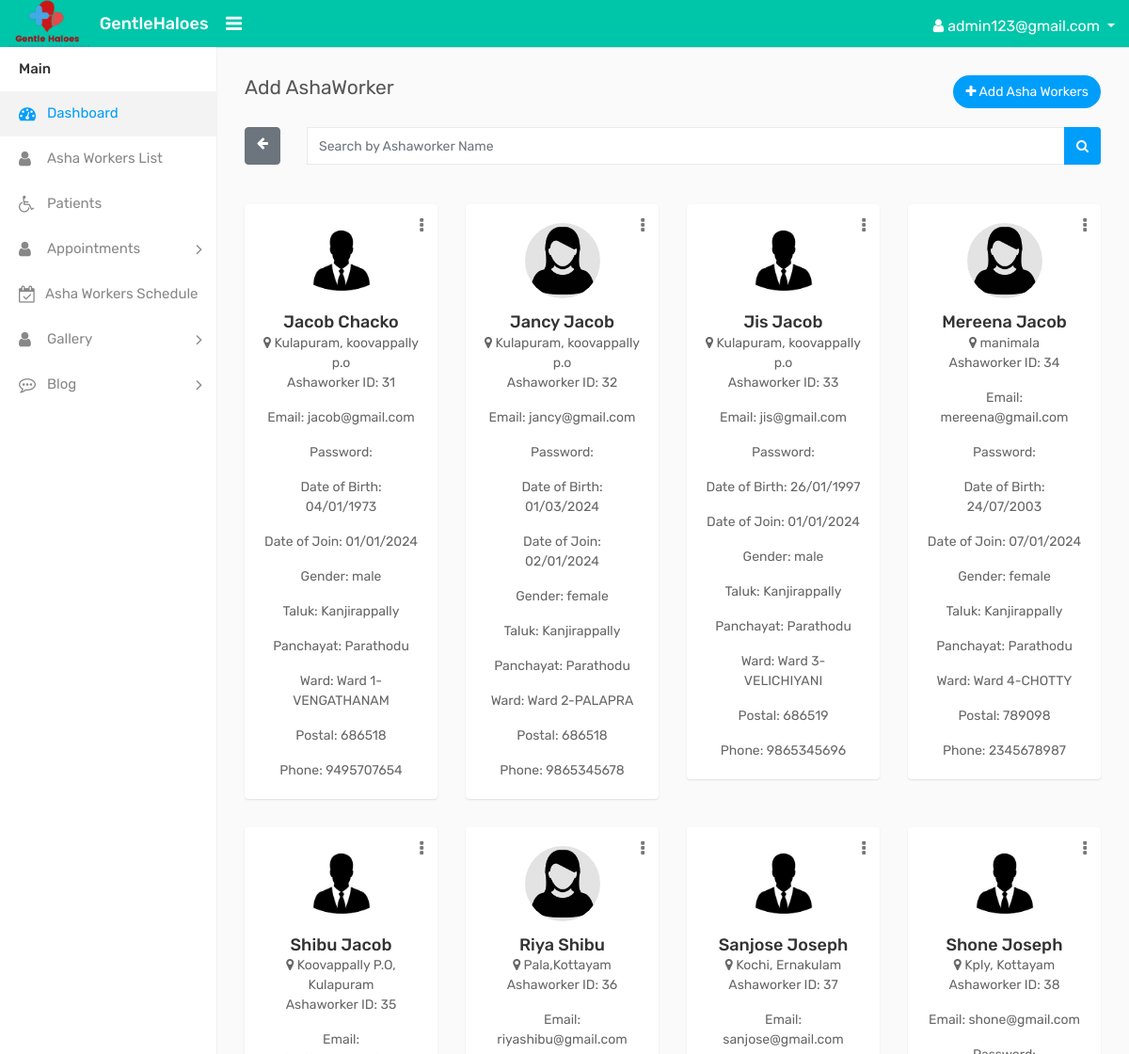
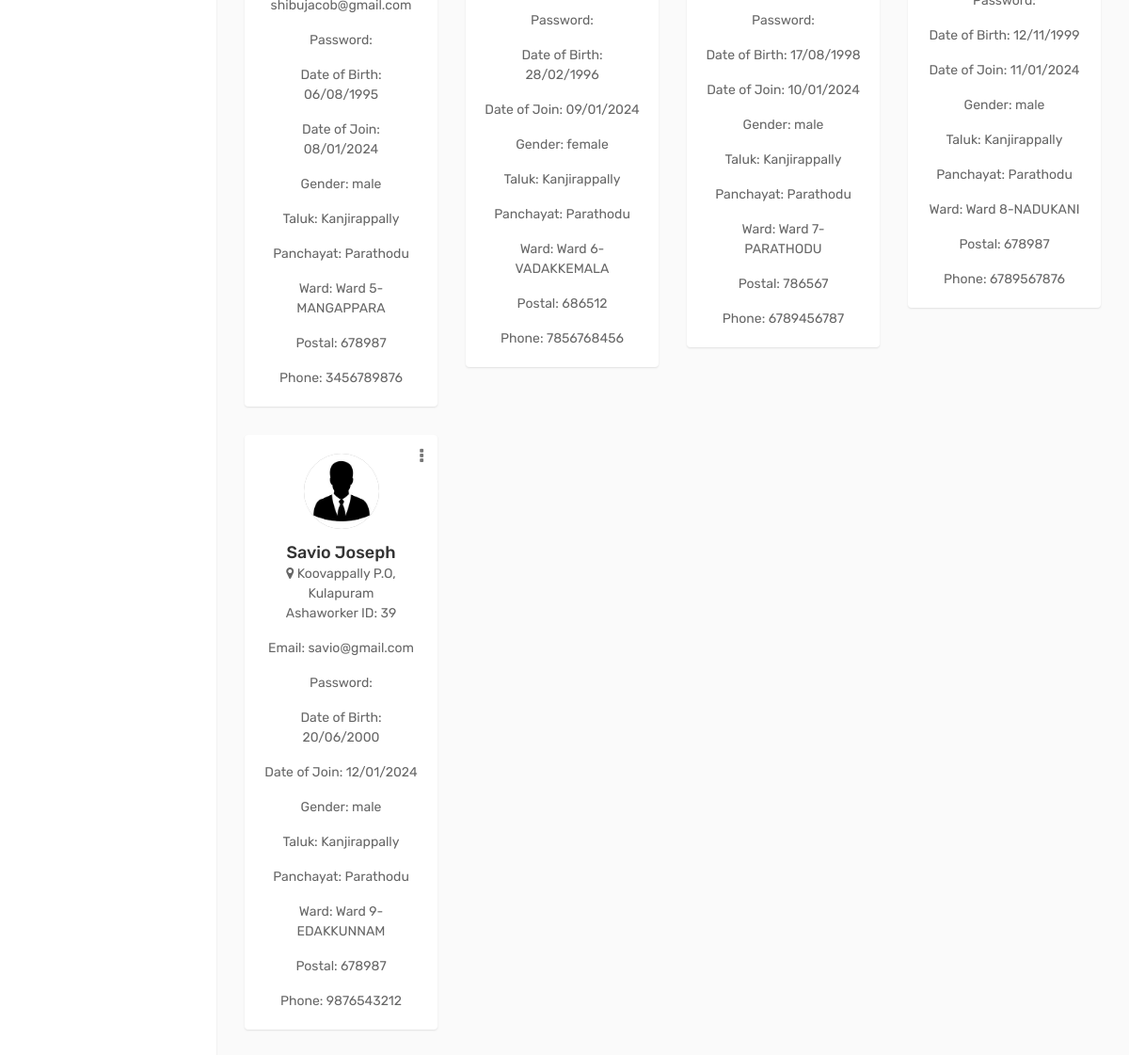
The page /ad_ashaworker (signed in) on the database its author committed (2 pictures, top to bottom).
### GHapp/models.py (models this page shows, shortened)
class CustomUser(AbstractUser):
    PATIENTS = 1
    ASHAWORKER = 2
    HCA = 3
    ADMIN = 4
    NURSE=5
    MEMBER=6
    ROLE_CHOICE = (
        ( PATIENTS, ' PATIENTS'),
        (ASHAWORKER, 'ASHAWORKER'),
        (HCA, 'HCA'),
        (ADMIN,'ADMIN'),
        (NURSE,'NURSE'),
        (MEMBER,'MEMBER'),
    )
    username=None
    first_name = None
    last_name = None
    USERNAME_FIELD = 'email'
    email = models.EmailField(max_length=100, unique=True)
    password = models.CharField(max_length=128)
    role = models.PositiveSmallIntegerField(choices=ROLE_CHOICE, blank=True, null=True,default='1')
    is_admin = models.BooleanField(default=False)
    is_staff = models.BooleanField(default=False)
    is_active = models.BooleanField(default=True)
    is_superadmin = models.BooleanField(default=False)
    REQUIRED_FIELDS = []
    objects = UserManager()

class Ashaworker(models.Model):
    user = models.OneToOneField(CustomUser, on_delete=models.CASCADE, blank=True, null=True, related_name='ashaworker')
    user = models.ForeignKey(CustomUser, on_delete=models.CASCADE, blank=True, null=True)
    Name = models.CharField(max_length=100)
    email = models.EmailField(blank=True, null=True)
    admin_set_password = models.CharField(max_length=128, blank=True, null=True)
    date_of_birth = models.CharField(max_length=100)
    date_of_join = models.CharField(max_length=100)
    gender = models.CharField(max_length=10, choices=[('Male', 'Male'), ('Female', 'Female'), ('Other', 'Other')])
    address = models.TextField()
    taluk = models.CharField(max_length=100)
    Panchayat = models.CharField(max_length=100)
    ward = models.CharField(max_length=100,blank=True, null=True)
    postal = models.IntegerField()
    phone = models.IntegerField()
    profile_photo = models.ImageField(upload_to='profile_photos/', blank=True, null=True)
    id_proof = models.FileField(upload_to='id_proofs/', blank=True, null=True)
    edu_level=models.CharField(max_length=100,choices=[('High School', 'High School'), ('Bachelors Degree', 'Bachelors Degree'), ('Masters Degree', 'Masters Degree')],blank=True, null=True)
    edu_inst=models.CharField(max_length=100,blank=True, null=True)
    year_pass_edu=models.IntegerField(blank=True, null=True)
    edu_certificate=models.FileField(upload_to='edu_cert/', blank=True, null=True)
    add_training=models.CharField(max_length=100,blank=True, null=True)
    add_training_inst=models.CharField(max_length=100,blank=True, null=True)
    year_pass_add=models.IntegerField(blank=True, null=True)
    add_certificate=models.FileField(upload_to='add_cert/', blank=True, null=True)
    reset_password = models.CharField(max_length=128, null=True, blank=True)  # New field for reset password
    is_active = models.BooleanField(default=True)
    class Meta:
            unique_together = (("id", "ward"),)

### GHapp/views.py (the view)
# urls.py: path('ad_ashaworker', views.ad_ashaworker, name="ad_ashaworker"),
@login_required(login_url='login_page')
def ad_ashaworker(request):
    ashaworkers = Ashaworker.objects.all().order_by('ward')
    return render(request, 'admin_temp/ad_ashaworker.html', {'ashaworkers': ashaworkers})

### templates/admin_temp/ad_ashaworker.html (shortened to what this page needs)
{% load static %}
<!DOCTYPE html>
<html lang="en">
<head>
    <link rel="stylesheet" type="text/css" href="{% static 'assets/css/bootstrap.min.css' %}">
    <link rel="stylesheet" type="text/css" href="{% static 'assets/css/font-awesome.min.css' %}">
    <link rel="stylesheet" type="text/css" href="{% static 'assets/css/style.css' %}">
</head>
<body>
    <div class="main-wrapper">
        <div class="header">
			<div class="header-left">
				<a href="{% url 'ad_ashaworker' %}" class="logo">
					<img src="{% static 'images/ghbc1.png' %}" width="100" height="55" alt=""><span>GentleHaloes</span>
				</a>
			</div>
			 <a id="toggle_btn" href="javascript:void(0);"><i class="fa fa-bars"></i></a>
            <ul class="nav user-menu float-right">
                <li class="nav-item dropdown has-arrow">
                    <a href="#" class="dropdown-toggle nav-link user-link" data-toggle="dropdown">
                        <i class="fa fa-user" aria-hidden="true"></i>
                        <span>{{ user.email }}</span>
                    </a>
                </li>
            </ul>
            </div>
        </div>
        <div class="sidebar" id="sidebar">
            <div class="sidebar-inner slimscroll">
                <div id="sidebar-menu" class="sidebar-menu">
                    <ul>
                        <li class="menu-title">Main</li>
                        <li class="active">
                            <a href="{% url 'admin_dashboard' %}"><i class="fa fa-dashboard"></i> <span>Dashboard</span></a>
                        </li>
                        <li >
							<a href="{% url 'ad_ashaworker' %}"><i class="fa fa-user"></i> <span>Asha Workers List </span></a>
						</li>
                         <li>
                            <a href="{% url 'patients' %}"><i class="fa fa-wheelchair"></i> <span>Patients</span></a>
                        </li>
                        <li class="submenu">
							<a href="#"><i class="fa fa-user"></i> <span>Appointments </span> <span class="menu-arrow"></span></a>
						</li>
                        <li>
                            <a href="{% url 'schedule' %}"><i class="fa fa-calendar-check-o"></i> <span>Asha Workers Schedule</span></a>
                        </li>
                        <li class="submenu">
							<a href="#"><i class="fa fa-user"></i> <span> Gallery </span> <span class="menu-arrow"></span></a>
						</li>
                        <li class="submenu">
                            <a href="#"><i class="fa fa-commenting-o"></i> <span> Blog</span> <span class="menu-arrow"></span></a>
                        </li>
                    </ul>
                </div>
            </div>
        </div>
        <div class="page-wrapper">
            <div class="content">
                <div class="row">
                    <div class="col-sm-4 col-3">
                        <h4  class="page-title" id="ashalist">Add AshaWorker</h4>
                    </div>
                    <div class="col-sm-8 col-9 text-right m-b-20">
                        <a href="{% url 'add_asha' %}"  class="btn btn-primary btn-rounded float-right"><i class="fa fa-plus" id="addasha"></i> Add Asha Workers</a>
                    </div>
                </div>
                <div class="row">
                    <div class="col-md-12">
                        <form id="search-form" method="GET" action="{% url 'search_ashaworker' %}">
                            <div class="input-group">
                                <a href="{% url 'ad_ashaworker' %}" class="btn btn-secondary"><i class="fa fa-arrow-left"></i></a>&ensp;&ensp;&ensp;&ensp;
                                <input type="text" class="form-control" name="ashaname" placeholder="Search by Ashaworker Name">
                                <div class="input-group-append">
                                    <button class="btn btn-primary" type="submit"><i class="fa fa-search"></i> </button>
                                </div>
                            </div>
                        </form>
                    </div>
                </div><br><br>
                <div class="row doctor-grid">
                    {% if ashaworkers %}
                        {% for ashaworker in ashaworkers %}
                            {% if ashaworker.is_active %}
                            <div class="col-md-4 col-sm-4 col-lg-3">
                                <div class="profile-widget">
                                     <div class="doctor-img">
                                        <a class="avatar" href="profile.html">
                                            <img alt="" src="{{ ashaworker.profile_photo.url }}">
                                        </a>
                                    </div>
                                    <div class="dropdown profile-action">
                                        <a href="#" class="action-icon dropdown-toggle" data-toggle="dropdown" aria-expanded="false"><i class="fa fa-ellipsis-v"></i></a>
                                    </div>
                                    <h4 class="doctor-name text-ellipsis"><a href="profile.html">{{ ashaworker.Name }}</a></h4>
                                    <div class="user-country">
                                        <i class="fa fa-map-marker"></i> {{ ashaworker.address }}
                                    </div>
                                    <div>
                                        <p>Ashaworker ID: {{ ashaworker.id }}</p>
                                        <p class="card-text">Email: {{ ashaworker.email }}</p>
                                       <p class="card-text">Password: {{ ashaworker.password }}</p>
                                        <p class="card-text">Date of Birth: {{ ashaworker.date_of_birth }}</p>
                                        <p class="card-text">Date of Join: {{ ashaworker.date_of_join }}</p>
                                        <p class="card-text">Gender: {{ ashaworker.get_gender_display }}</p>
                                        <p class="card-text">Taluk: {{ ashaworker.taluk }}</p>
                                        <p class="card-text">Panchayat: {{ ashaworker.Panchayat }}</p>
                                     <p class="card-text">Ward: {{ ashaworker.ward }}</p>
                                        <p class="card-text">Postal: {{ ashaworker.postal }}</p>
                                        <p class="card-text">Phone: {{ ashaworker.phone }}</p>
                                    </div>
                                </div>
                            </div>
                            {% endif %}
                        {% endfor %}
                    {% else %}
                        <div class="col-md-12">
                            <p>No records found for "{{ search_query }}".</p>
                        </div>
                    {% endif %}
                </div>
            </div>
    </div>
</body>
</html>

### templates/admin_temp/ad_ashaworker.html (style rules this page uses)
.header { background-color: #00c6a9; left: 0; position: fixed; right: 0; top: 0; z-index: 1039; height: 50px; box-shadow: 0 1px 1px rgba(0, 0, 0, 0.1); }

### rows shown on the page
CustomUser: email "admin123@gmail.com"
Ashaworker: profile_photo (placeholder picture), Name "Jacob Chacko", address "Kulapuram, koovappally p.o", id "31", email "jacob@gmail.com", date_of_birth "04/01/1973", date_of_join "01/01/2024", gender "male", taluk "Kanjirappally", Panchayat "Parathodu", ward "Ward 1-VENGATHANAM", postal "686518", phone "9495707654"
Ashaworker: profile_photo (picture), Name "Jancy Jacob", address "Kulapuram, koovappally p.o", id "32", email "jancy@gmail.com", date_of_birth "01/03/2024", date_of_join "02/01/2024", gender "female", taluk "Kanjirappally", Panchayat "Parathodu", ward "Ward 2-PALAPRA", postal "686518", phone "9865345678"
Ashaworker: profile_photo (picture), Name "Jis Jacob", address "Kulapuram, koovappally p.o", id "33", email "jis@gmail.com", date_of_birth "26/01/1997", date_of_join "01/01/2024", gender "male", taluk "Kanjirappally", Panchayat "Parathodu", ward "Ward 3-VELICHIYANI", postal "686519", phone "9865345696"
Ashaworker: profile_photo (picture), Name "Mereena Jacob", address "manimala", id "34", email "mereena@gmail.com", date_of_birth "24/07/2003", date_of_join "07/01/2024", gender "female", taluk "Kanjirappally", Panchayat "Parathodu", ward "Ward 4-CHOTTY", postal "789098", phone "2345678987"
Ashaworker: profile_photo (picture), Name "Shibu Jacob", address "Koovappally P.O, Kulapuram", id "35", email "shibujacob@gmail.com", date_of_birth "06/08/1995", date_of_join "08/01/2024", gender "male", taluk "Kanjirappally", Panchayat "Parathodu", ward "Ward 5-MANGAPPARA", postal "678987", phone "3456789876"
Ashaworker: profile_photo (picture), Name "Riya Shibu", address "Pala,Kottayam", id "36", email "riyashibu@gmail.com", date_of_birth "28/02/1996", date_of_join "09/01/2024", gender "female", taluk "Kanjirappally", Panchayat "Parathodu", ward "Ward 6-VADAKKEMALA", postal "686512", phone "7856768456"
Ashaworker: profile_photo (picture), Name "Sanjose Joseph", address "Kochi, Ernakulam", id "37", email "sanjose@gmail.com", date_of_birth "17/08/1998", date_of_join "10/01/2024", gender "male", taluk "Kanjirappally", Panchayat "Parathodu", ward "Ward 7-PARATHODU", postal "786567", phone "6789456787"
Ashaworker: profile_photo (picture), Name "Shone Joseph", address "Kply, Kottayam", id "38", email "shone@gmail.com", date_of_birth "12/11/1999", date_of_join "11/01/2024", gender "male", taluk "Kanjirappally", Panchayat "Parathodu", ward "Ward 8-NADUKANI", postal "678987", phone "6789567876"
Ashaworker: profile_photo (picture), Name "Savio Joseph", address "Koovappally P.O, Kulapuram", id "39", email "savio@gmail.com", date_of_birth "20/06/2000", date_of_join "12/01/2024", gender "male", taluk "Kanjirappally", Panchayat "Parathodu", ward "Ward 9-EDAKKUNNAM", postal "678987", phone "9876543212"
